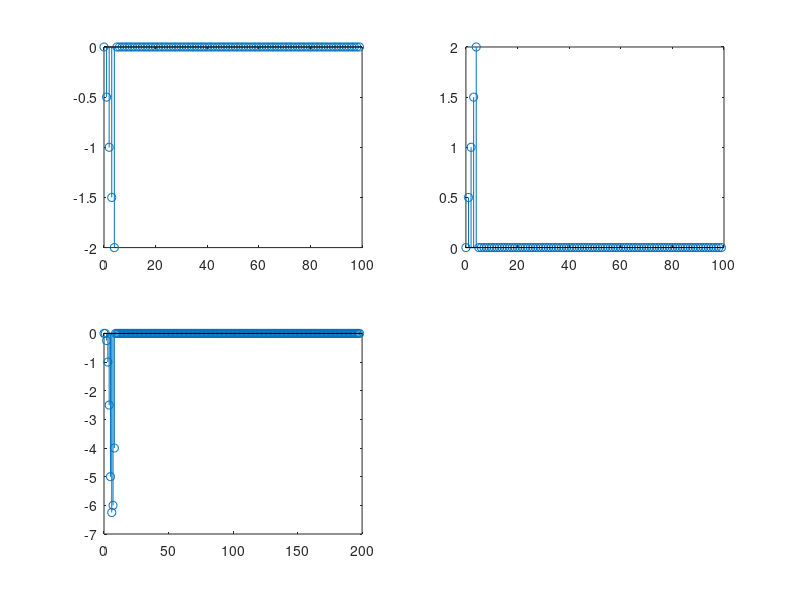

The MATLAB script that drew this image:
%zadatak 2.3 pod c
n = 0 : 99
h1 = [ones(1, 100)]
h2 = [zeros(1, 5) ones(1, 95)]
x1 = (-1/2) * n .* (h1-h2)
subplot(2, 2, 1), stem(n, x1);
x2 = (1/2) * n .* (h1-h2)
subplot(2, 2, 2), stem(n, x2);
x = conv(x1, x2)
subplot(2, 2, 3), stem(0 : length(x) -1 , x);